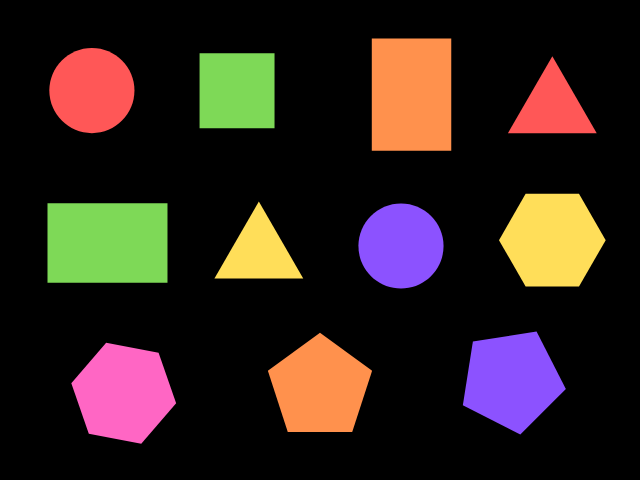
#> input picture test1.png, 640 x 480 px
$ python test.py   (older library calls are emulated)
#> lines starting #> are read from the running program, lines starting #| are printed output that depends on the picture; after the words box and inside, x2 and y2 are one past the last pixel; in counts of white or black regions, pixels touching at a corner belong together
import cv2
import numpy as np


def figColor(imagenHSV):
    # Rojo
    rojoBajo1 = np.array([0, 100, 20], np.uint8)
    rojoAlto1 = np.array([10, 255, 255], np.uint8)
    rojoBajo2 = np.array([175, 100, 20], np.uint8)
    rojoAlto2 = np.array([180, 255, 255], np.uint8)

    # Naranja
    naranjaBajo = np.array([11, 100, 20], np.uint8)
    naranjaAlto = np.array([19, 255, 255], np.uint8)

    # Amarillo
    amarilloBajo = np.array([20, 100, 20], np.uint8)
    amarilloAlto = np.array([32, 255, 255], np.uint8)

    # Verde
    verdeBajo = np.array([36, 100, 20], np.uint8)
    verdeAlto = np.array([70, 255, 255], np.uint8)

    # Violeta
    violetaBajo = np.array([130, 100, 20], np.uint8)
    violetaAlto = np.array([145, 255, 255], np.uint8)

    # Rosa
    rosaBajo = np.array([146, 100, 20], np.uint8)
    rosaAlto = np.array([170, 255, 255], np.uint8)

    # Se buscan los colores en la imagen, segun los límites altos
    # y bajos dados
    maskRojo1 = cv2.inRange(imagenHSV, rojoBajo1, rojoAlto1)
    maskRojo2 = cv2.inRange(imagenHSV, rojoBajo2, rojoAlto2)
    maskRojo = cv2.add(maskRojo1, maskRojo2)
    maskNaranja = cv2.inRange(imagenHSV, naranjaBajo, naranjaAlto)
    maskAmarillo = cv2.inRange(imagenHSV, amarilloBajo, amarilloAlto)
    maskVerde = cv2.inRange(imagenHSV, verdeBajo, verdeAlto)
    maskVioleta = cv2.inRange(imagenHSV, violetaBajo, violetaAlto)
    maskRosa = cv2.inRange(imagenHSV, rosaBajo, rosaAlto)

    cntsRojo = cv2.findContours(maskRojo, cv2.RETR_EXTERNAL, cv2.CHAIN_APPROX_SIMPLE)[
        0]  # Reemplaza por 1, si tienes OpenCV3
    cntsNaranja = cv2.findContours(maskNaranja, cv2.RETR_EXTERNAL, cv2.CHAIN_APPROX_SIMPLE)[
        0]  # Reemplaza por 1, si tienes OpenCV3
    cntsAmarillo = cv2.findContours(maskAmarillo, cv2.RETR_EXTERNAL, cv2.CHAIN_APPROX_SIMPLE)[
        0]  # Reemplaza por 1, si tienes OpenCV3
    cntsVerde = cv2.findContours(maskVerde, cv2.RETR_EXTERNAL, cv2.CHAIN_APPROX_SIMPLE)[
        0]  # Reemplaza por 1, si tienes OpenCV3
    cntsVioleta = cv2.findContours(maskVioleta, cv2.RETR_EXTERNAL, cv2.CHAIN_APPROX_SIMPLE)[
        0]  # Reemplaza por 1, si tienes OpenCV3
    cntsRosa = cv2.findContours(maskRosa, cv2.RETR_EXTERNAL, cv2.CHAIN_APPROX_SIMPLE)[
        0]  # Reemplaza por 1, si tienes OpenCV3

    if len(cntsRojo) > 0:
        color = 'Rojo'
    elif len(cntsNaranja) > 0:
        color = 'Naranja'
    elif len(cntsAmarillo) > 0:
        color = 'Amarillo'
    elif len(cntsVerde) > 0:
        color = 'Verde'
    elif len(cntsVioleta) > 0:
        color = 'Violeta'
    elif len(cntsRosa) > 0:
        color = 'Rosa'

    return color


def figName(contorno, width, height):
    epsilon = 0.01 * cv2.arcLength(contorno, True)
    approx = cv2.approxPolyDP(contorno, epsilon, True)

    if len(approx) == 3:
        namefig = 'Triangulo'

    if len(approx) == 4:
        aspect_ratio = float(width) / height
        if aspect_ratio == 1:
            namefig = 'Cuadrado'
        else:
            namefig = 'Rectangulo'

    if len(approx) == 5:
        namefig = 'Pentagono'

    if len(approx) == 6:
        namefig = 'Hexagono'

    if len(approx) > 10:
        namefig = 'Circulo'

    return namefig


imagen = cv2.imread('test1.png')
#> imagen is the input picture: shape (480, 640, 3); mean B, G, R 29.4, 34.6, 48.1
gray = cv2.cvtColor(imagen, cv2.COLOR_BGR2GRAY)
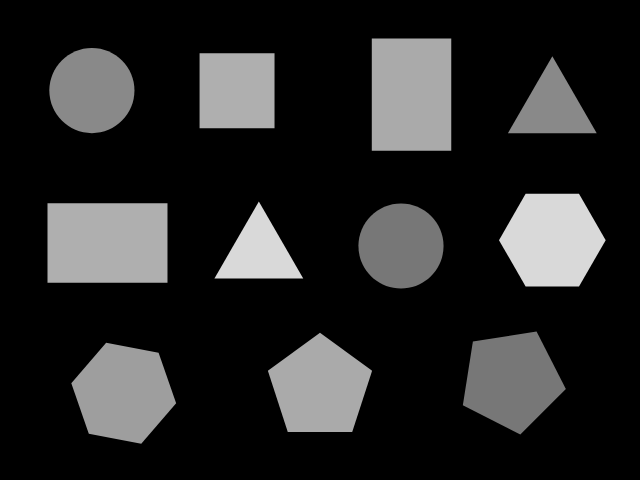
#> gray: shape (480, 640); min 0, max 217, mean 38
canny = cv2.Canny(gray, 10, 150)
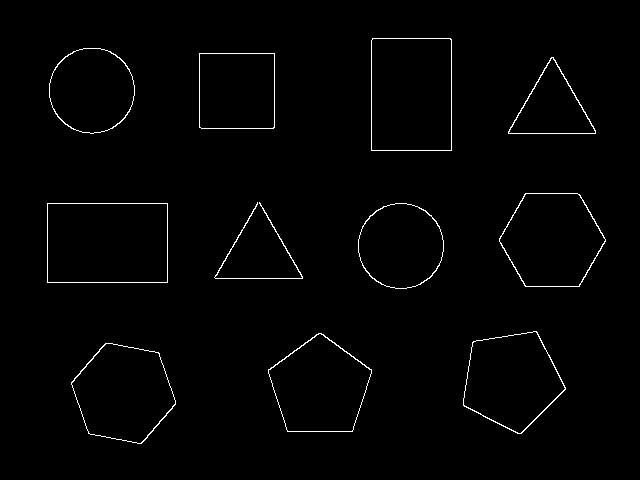
#> canny: shape (480, 640); 1.2% white in thin lines or dots, all inside (x1, y1, x2, y2) = (47, 38, 606, 444)
canny = cv2.dilate(canny, None, iterations=1)
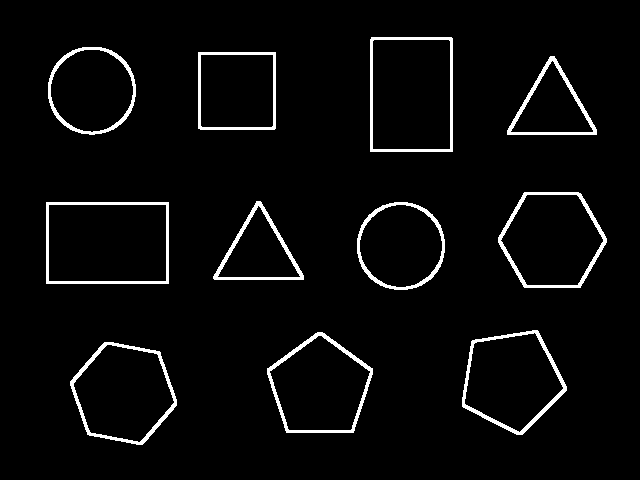
#> canny: shape (480, 640); 3.9% white; 11 white regions, largest, box (x1, y1, x2, y2) and area: (462, 330, 567, 435) 1200, (46, 202, 169, 284) 1194, (498, 192, 607, 288) 1183
canny = cv2.erode(canny, None, iterations=1)
# _,cnts,_ = cv2.findContours(canny, cv2.RETR_EXTERNAL, cv2.CHAIN_APPROX_SIMPLE) #OpenCV 3
cnts, _ = cv2.findContours(canny, cv2.RETR_EXTERNAL, cv2.CHAIN_APPROX_SIMPLE)  # OpenCV 4
#> cnts = 11 contours; largest, box (x1, y1, x2, y2) and area: (47, 203, 168, 283) 9480, (371, 38, 452, 151) 8958, (499, 193, 606, 287) 7480, (71, 343, 176, 444) 7448, (463, 331, 566, 434) 7184
imageHSV = cv2.cvtColor(imagen, cv2.COLOR_BGR2HSV)
#> imageHSV: shape (480, 640, 3); mean H, S, V 13.6, 39.6, 57.4
cv2.imshow('Original', imagen)
cv2.imshow('HSV', imageHSV)
cv2.waitKey(0)

for c in cnts:
    x, y, w, h = cv2.boundingRect(c)
    imAux = np.zeros(imagen.shape[:2], dtype="uint8")
    imAux = cv2.drawContours(imAux, [c], -1, 255, -1)
    maskHSV = cv2.bitwise_and(imageHSV, imageHSV, mask=imAux)
    name = figName(c, w, h)
    color = figColor(maskHSV)
    nameColor = name + ' ' + color
    cv2.putText(imagen, nameColor, (x, y - 5), 1, 0.8, (0, 255, 0), 1)
    cv2.imshow('imagen', imagen)
    cv2.waitKey(0)
#> this loop made 11 passes
#> (x, y, w, h, epsilon in figName, namefig in figName, name, color) on passes 1, 2, 3, 4, 7, 10: (71, 343, 105, 101, 3.37, 'Hexagono', 'Hexagono', 'Rosa'), (268, 333, 104, 99, 3.38, 'Pentagono', 'Pentagono', 'Naranja'), (463, 331, 103, 103, 3.37, 'Pentagono', 'Pentagono', 'Violeta'), (358, 203, 86, 86, 2.84, 'Circulo', 'Circulo', 'Violeta'), (499, 193, 107, 94, 3.36, 'Hexagono', 'Hexagono', 'Amarillo'), (49, 48, 86, 86, 2.83, 'Circulo', 'Circulo', 'Rojo')
#> (x, y, w, h, epsilon in figName, approx in figName, namefig in figName, name) on passes 6, 8: (214, 202, 89, 77, 2.77, [[257, 202], [214, 277], [302, 278]], 'Triangulo', 'Triangulo'), (508, 57, 88, 77, 2.76, [[551, 57], [508, 133], [595, 133]], 'Triangulo', 'Triangulo')
#> pass 1, `imAux = cv2.drawContours(imAux, [c], -1, 255, -1)`:
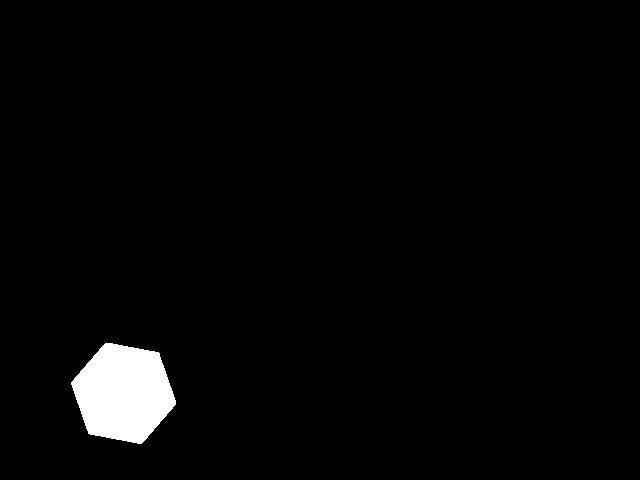
#> imAux: shape (480, 640); 2.5% white; 1 white region, box (x1, y1, x2, y2) and area: (71, 343, 176, 444) 7593
#> after the loop:
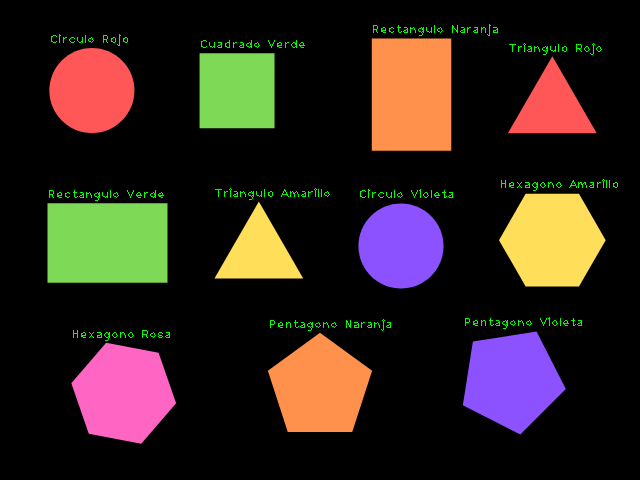
#> imagen: shape (480, 640, 3); 0.74% of pixels changed, all inside (x1, y1, x2, y2) = (49, 24, 618, 341)
#> after the loop:
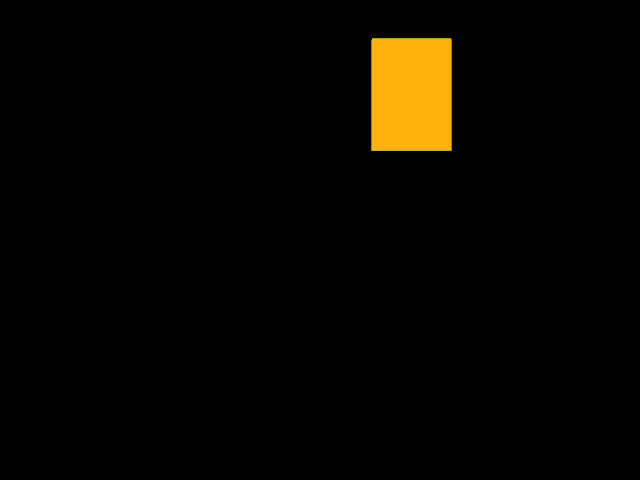
#> maskHSV: shape (480, 640, 3); mean B, G, R 0.3, 5.3, 7.4

# cv2.imshow('imagen',imagen)
# cv2.waitKey(0)
cv2.destroyAllWindows()
